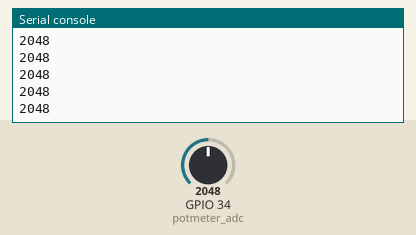
This program was run on a simulated ESP32 board running MicroPython. On the bench: the last lines printed to the serial console. Inputs (shaded band) come from the test bench; at power-on: GPIO 34 (potmeter_adc) = 2048 (analog values on the 0–4095 scale).

Above: at 1.2 s.
1.3 s: GPIO 34 (potmeter_adc) set to 2866
At 1.56 s:
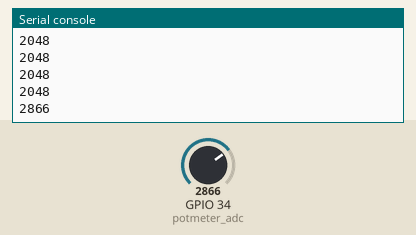
2.8 s: GPIO 34 (potmeter_adc) set to 3603
At 2.96 s:
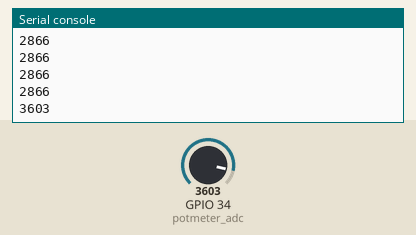
Timing chart, 0 to 5.8 s (numbered marks = the images above; inputs shaded):
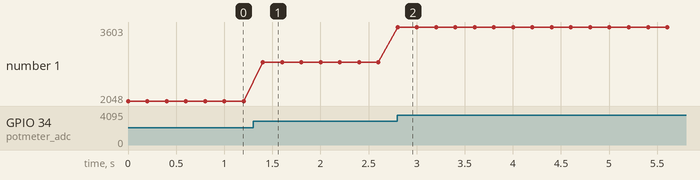

Measured:
- after the input at 1.3 s, the serial console: prints a new line after 0.10 s (image 1)
- after the input at 2.8 s, the serial console: prints a new line at once (image 2)
- plotted number 1: 2048 → 2866 after the input at 1.3 s, 2866 → 3603 after the input at 2.8 s

The program:

potmeter_test.py
```python
# Potmeter test program
from machine import ADC, Pin, PWM
from time import sleep
#######################################
# Config
pin_potmeter = 34

#######################################
# Objects
potmeter_adc = ADC(Pin(pin_potmeter))
potmeter_adc.atten(ADC.ATTN_11DB)      # FULL RANGE: 3,3V, 12 bits

#######################################
# Program
print("ADC and potmeter test\n")

while True:
    adc_val = potmeter_adc.read()
    print(adc_val)

    sleep(0.2)
```
